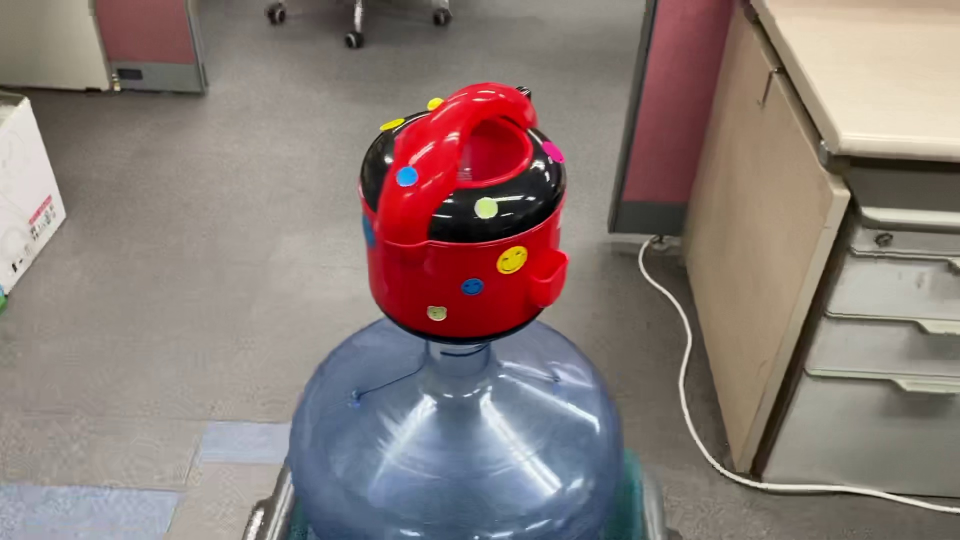
#> input picture Sample Image/3.1 cooker 원본 8장/cframe165.jpg, 1920 x 1080 px, given as the content of the folder C:/Users/CGlab/Desktop/dataset/image, which was not available (shown at 1/2 size)
$ python auto_labelling_1.py
#> lines starting #> are read from the running program, lines starting #| are printed output that depends on the picture; pictures that were not available may be replaced by others from this repository, and a replacement may not be noted
import os
from os import listdir
from os.path import isfile, join
import natsort

import cv2
import numpy as np

'''
# object class definition
while True :
    class_name = input("Input your class name :")

    if class_name == 'refrigerator':
        class_num = 0
        break
    elif class_name == 'cooker':
        class_num = 1
        break
    else :
        print("Error : you can input only 'refrigerator' or 'cooker'\n")
'''
class_num=0

# Image Load
img_folder =        r'C:\Users\CGlab\Desktop\dataset\image'
label_save_folder = r'C:\Users\CGlab\Desktop\dataset\label'
os.chdir(img_folder)

img_files = [f for f in listdir(img_folder) if isfile(join(img_folder, f))]
img_files = natsort.natsorted(img_files, reverse=False)

img_files_num = len(img_files)
count = 0

# Set Minimum Feature Number
MIN_MATCH_COUNT = 10

# Set Minimum Bounding Box's Area Similarity
MIN_AREA_SIMILARITY = 60


# Crop Image (Setting Bounding Box)
query_img = cv2.imread(img_files[0], cv2.IMREAD_GRAYSCALE)
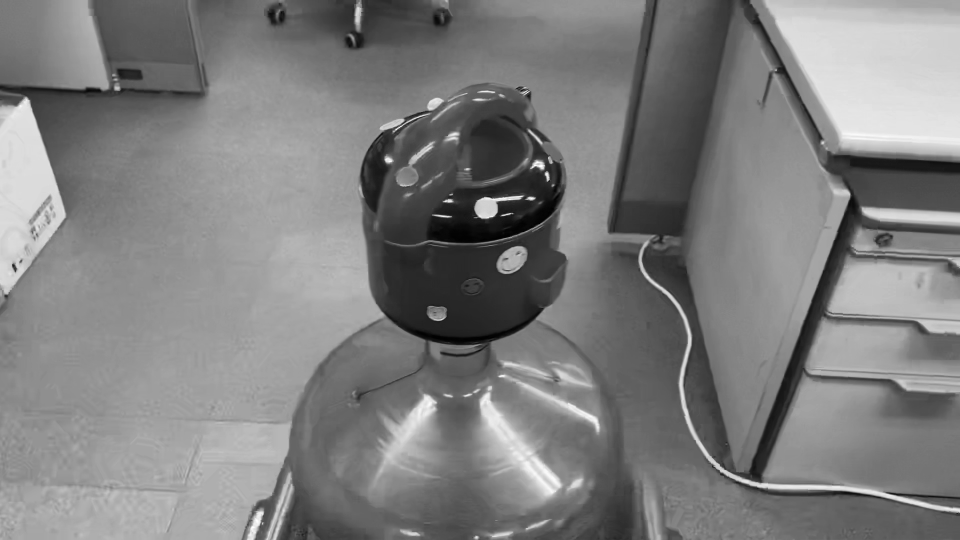
#> query_img: shape (1080, 1920) (shown at 1/2 size); min 0, max 255, mean 126.5
query_img = cv2.resize(query_img, dsize=(0, 0), fx=0.5, fy=0.5, interpolation=cv2.INTER_LINEAR )
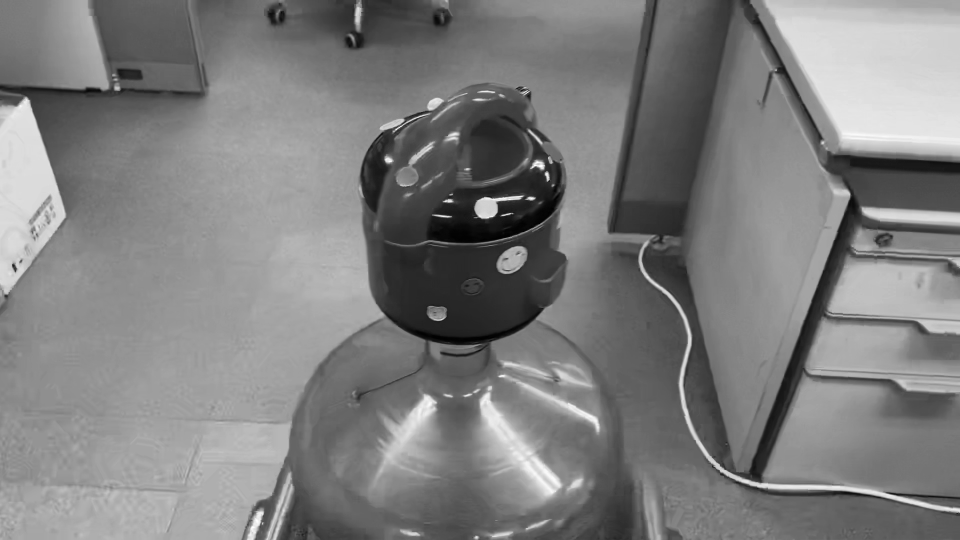
#> query_img: shape (540, 960); min 0, max 255, mean 126.7

fromCenter = False
#> (the run stopped early here; a loop or call above may not have finished)

$ run again, on Sample Image/3.1 cooker 원본 8장/cframe261.jpg
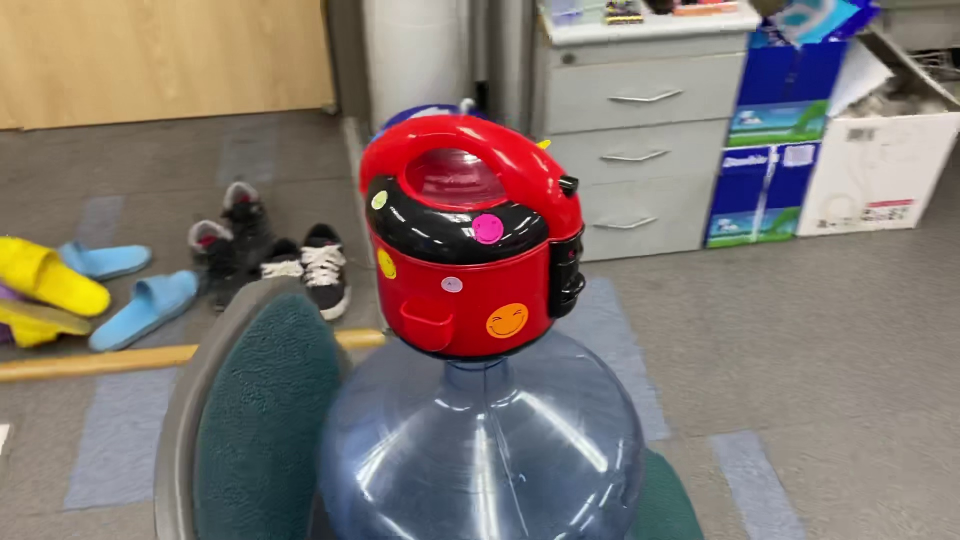
#> input picture Sample Image/3.1 cooker 원본 8장/cframe261.jpg, 1920 x 1080 px, given as the content of the folder C:/Users/CGlab/Desktop/dataset/image, which was not available (shown at 1/2 size)
#> `query_img = cv2.imread(img_files[0], cv2.IMREAD_GRAYSCALE)`:
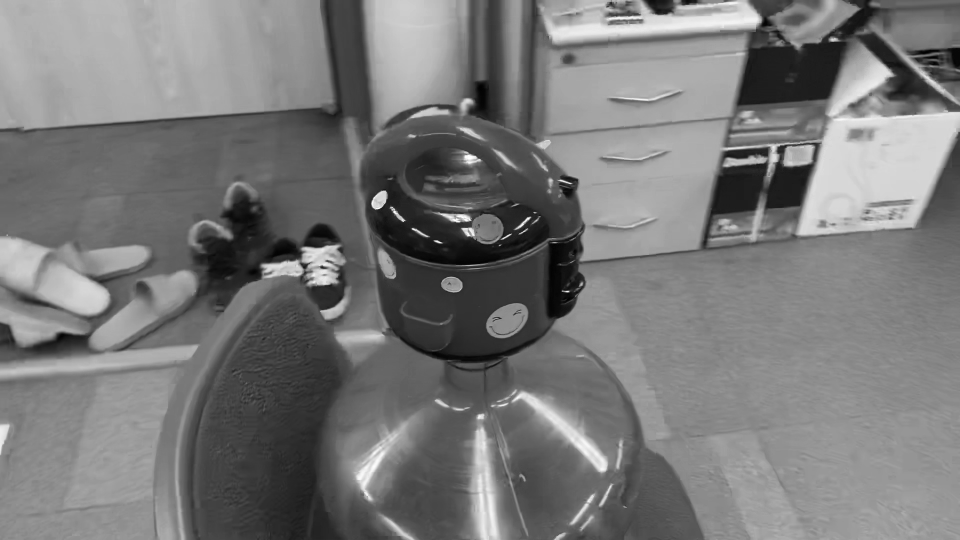
#> query_img: shape (1080, 1920) (shown at 1/2 size); min 0, max 255, mean 120.6
#> `query_img = cv2.resize(query_img, dsize=(0, 0), fx=0.5, fy=0.5, interp..`:
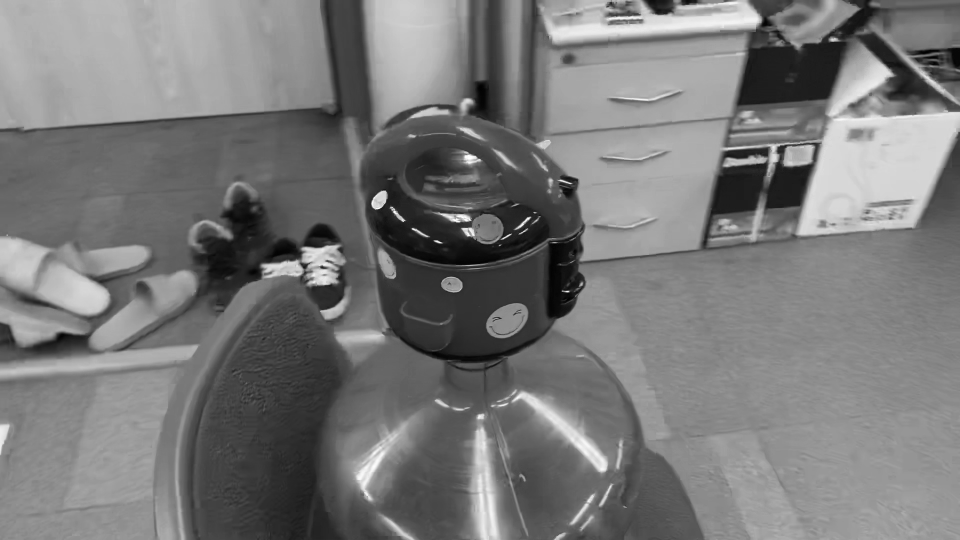
#> query_img: shape (540, 960); min 1, max 255, mean 120.7
